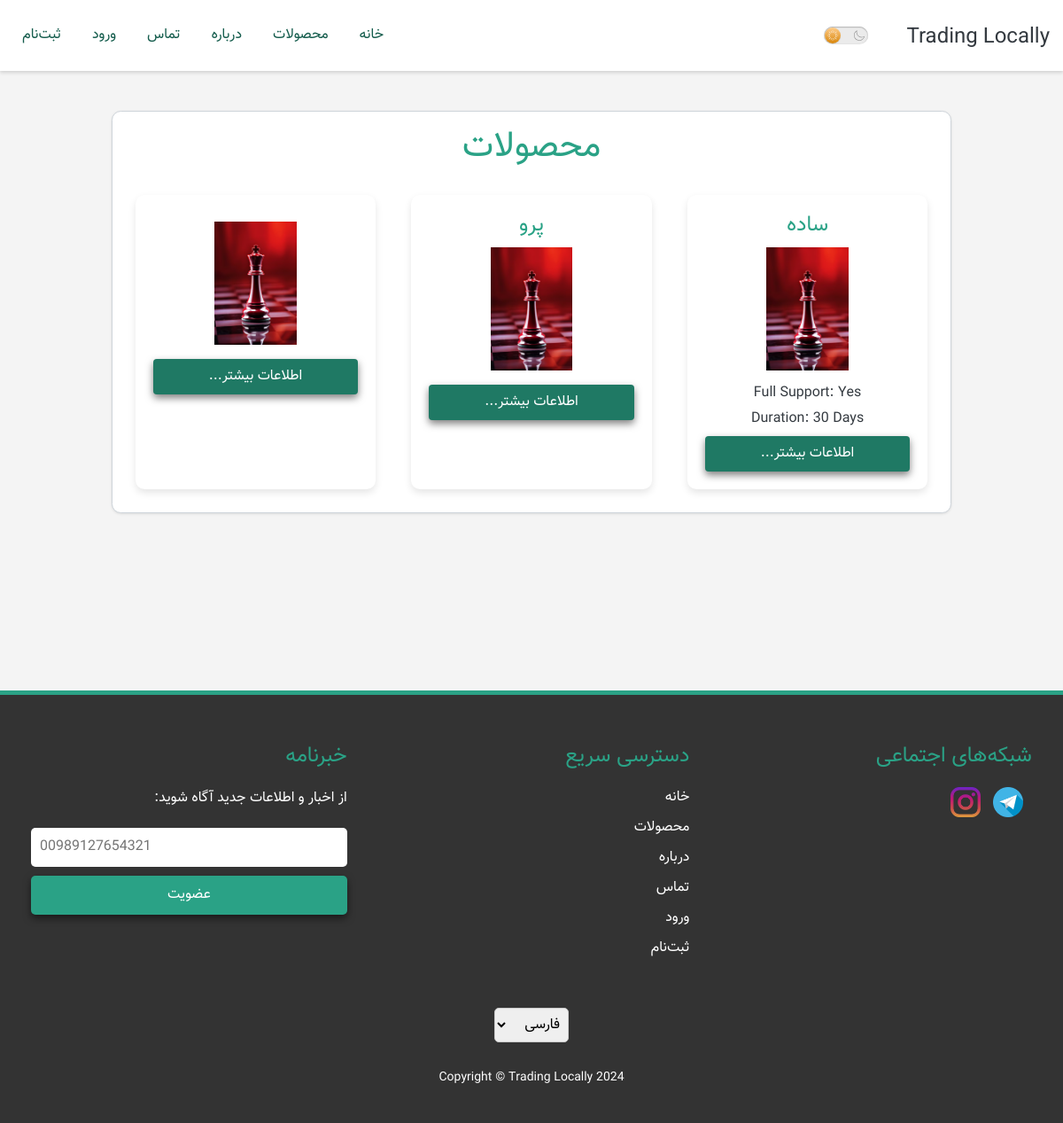
Screenshot of /products/ with the database file from the repository.
### licenses/models.py (models this page shows, shortened)
class Product(models.Model):
	name = models.CharField(max_length=255)
	persian_name = models.CharField(max_length=255, default='')
	executable = models.FileField(upload_to='executables/', null=True, blank=True)
	price = models.IntegerField()
	payment_link = models.URLField(max_length=200)
	description = CKEditor5Field('Text', config_name='extends')
	image = models.ImageField(upload_to='images/', default='images/default.jpg')
	features = JSONField(default=dict)  # Newly added field for features

### licenses/views.py (the view)
# urls.py: path('products/', views.product_list, name='product_list'),
def product_list(request):
	products = Product.objects.all()
	return render(request, 'product_list.html', {'products': products, 'active_page': 'product_list'})

### licenses/midw.py (called while the page is built)
    def process_request(self, request):
        if 'HTTP_ACCEPT_LANGUAGE' in request.META:
            del request.META['HTTP_ACCEPT_LANGUAGE']

### licenses/templates/product_list.html (shortened to what this page needs)
{% extends "base.html" %}
{% load i18n %}
{% block content %}
    <div class="card animate-on-scroll">
        <div class="block-heading">
            <h2 class="section-title" style="text-align: center;">{% blocktrans %}Products{% endblocktrans %}</h2>
        </div>
       <div class="products-container">
            {% for product in products %}
            <div class="product-card animate-on-scroll">
                <div class="heading">
                    <h3>{{ product.persian_name }}</h3>
                </div>
                <img src="{{ product.image.url }}" alt="{{ product.name }}" style="width: 40%;">
                <div class="features">
                    {% for key, value in product.features.items %}
                        <h4><span class="feature">{{ key }}:&nbsp;</span><span>{{ value }}</span></h4>
                    {% endfor %}
                </div>
                <a href="{% url 'product_detail' product.id %}" class="btn d-block w-100" type="button">{% trans "More..." %}</a>
            </div>
            {% endfor %}
        </div>
      </div>
{% endblock %}

### licenses/templates/base.html (shortened to what this page needs)
<!DOCTYPE html>
<html lang="{% if request.LANGUAGE_CODE == 'en' %}en{% else %}fa{% endif %}">
<head>
    {% load i18n %}
    {% load static %}
    <link rel="stylesheet" href="{% static 'assets/bootstrap/css/bootstrap.min.css' %}">
    <link rel="stylesheet" href="{% static 'assets/css/Montserrat.css' %}">
    <link rel="stylesheet" href="{% static 'assets/fonts/simple-line-icons.min.css' %}">
    <link rel="stylesheet" href="https://cdnjs.cloudflare.com/ajax/libs/baguettebox.js/1.11.1/baguetteBox.min.css">
    <link rel="stylesheet" href="{% static 'assets/css/vanilla-zoom.min.css' %}">
    {% if request.LANGUAGE_CODE == 'fa' %}
        <link rel="stylesheet" href="{% static 'styles_rtl.css' %}">
    {% else %}
        <link rel="stylesheet" href="{% static 'styles.css' %}">
    {% endif %}
</head>
{% include 'header.html' %}
<body>
    <div class="container">
        <div class="row">
			{% if user.is_authenticated %}
				<main class="col-md-9 ms-sm-auto col-lg-10 px-md-4">
			{% else %}
				<main>
			{% endif %}
                <div class="content">
                    {% block content %}{% endblock %}
                </div>
				</main>
     </div>
    </div>
<footer class="custom-footer">
    <div class="footer-container">
        <div class="footer-column">
            <h4>{% trans "Social Media" %}</h4>
            <div class="social-media">
                <a href="https://t.me/tradinglocally_support" target="_blank"><img src="{% static 'assets/img/telegram-icon.png' %}" alt="Telegram"></a>
                <a href="https://instagram.com/trading_locally" target="_blank"><img src="{% static 'assets/img/instagram-icon.png' %}" alt="Instagram"></a>
            </div>
        </div>
        <div class="footer-column">
            <h4>{% trans "Quick Links" %}</h4>
            <ul class="footer-links">
                <li><a href="{% url 'home' %}">{% trans "Home Page" %}</a></li>
                <li><a href="{% url 'product_list' %}">{% trans "Products" %}</a></li>
                <li><a href="{% url 'about' %}">{% trans "About" %}</a></li>
                <li><a href="{% url 'contact' %}">{% trans "Contact" %}</a></li>
                {% if user.is_authenticated %}
                    {% if user.is_superuser %}
                        <li><a href="{% url 'admin_panel' %}">{% trans "Panel" %}</a></li>
                    {% else %}
                        <li><a href="{% url 'customer_panel' %}">{% trans "Profile" %}</a></li>
                    {% endif %}
                    <li><a href="{% url 'logout' %}">{% trans "Logout" %}</a></li>
                {% else %}
                    <li><a href="{% url 'login' %}">{% trans "Login" %}</a></li>
                    <li><a href="{% url 'register' %}">{% trans "Register" %}</a></li>
                {% endif %}
            </ul>
        </div>
        <div class="footer-column">
            <h4>{% trans "Newsletter" %}</h4>
            <div class="newsletter-signup">
                <p>{% trans "Subscribe to our newsletter:" %}</p>
                <form action="{% url 'subscribe' %}" method="post">
                    <input type="text" name="phone" placeholder="00989127654321" required>
                    <button type="submit" class="btn">{% trans "Subscribe" %}</button>
                </form>
            </div>
        </div>
    </div>
    <div class="footer-bottom">
        <div class="language-switcher">
            <form action="/set_language" method="get">
                <select id="language-select" name="language" onchange="this.form.submit()">
                    <option value="fa" {% if request.LANGUAGE_CODE == 'fa' %}selected{% endif %}>{% trans "فارسی" %}</option>
                </select>
            </form>
        </div>
        <span>Copyright © Trading Locally 2024</span>
    </div>
</footer>
</body>
</html>

### licenses/templates/header.html (shortened to what this page needs)
{% load i18n %}
{% load static %}
 {% if request.LANGUAGE_CODE == 'fa' %}
        <link rel="stylesheet" href="{% static 'styles_rtl.css' %}">
    {% else %}
        <link rel="stylesheet" href="{% static 'styles.css' %}">
    {% endif %}
<header class="custom-header">
    <div class="custom-header-container">
        <nav class="custom-navbar">
            <a class="custom-navbar-brand" href="{% url 'home' %}">Trading Locally</a>
		<label for="darkmode-toggle" class="switch-label" style="left: 220px; top: 30px; position: fixed;">
		</label>
            <div class="custom-navbar-collapse">
                <ul class="custom-navbar-nav">
                    <li class="custom-nav-item"><a class="custom-nav-link" href="{% url 'home' %}">{% blocktrans %}Home Page{% endblocktrans %}</a></li>
                    <li class="custom-nav-item"><a class="custom-nav-link" href="{% url 'product_list' %}">{% blocktrans %}Products{% endblocktrans %}</a></li>
                    <li class="custom-nav-item"><a class="custom-nav-link" href="{% url 'about' %}">{% blocktrans %}About{% endblocktrans %}</a></li>
                    <li class="custom-nav-item"><a class="custom-nav-link" href="{% url 'contact' %}">{% blocktrans %}Contact{% endblocktrans %}</a></li>
                    {% if user.is_authenticated %}
                        {% if user.is_superuser %}
                            <li class="custom-nav-item"><a class="custom-nav-link" href="{% url 'admin_panel' %}">{% blocktrans %}Panel{% endblocktrans %}</a></li>
                        {% else %}
                            <li class="custom-nav-item"><a class="custom-nav-link" href="{% url 'customer_panel' %}">{% blocktrans %}Profile{% endblocktrans %}</a></li>
                        {% endif %}
                        <li class="custom-nav-item"><a class="custom-nav-link" href="{% url 'logout' %}">{% blocktrans %}Logout{% endblocktrans %}</a></li>
                    {% else %}
                        <li class="custom-nav-item"><a class="custom-nav-link" href="{% url 'login' %}">{% blocktrans %}Login{% endblocktrans %}</a></li>
                        <li class="custom-nav-item"><a class="custom-nav-link" href="{% url 'register' %}">{% blocktrans %}Register{% endblocktrans %}</a></li>
                    {% endif %}
                </ul>
            </div>
        </nav>
    </div>
</header>

### rows the page displays
Product: persian_name "ساده", image (picture), features "Full Support" "Duration", features "Yes" "30 Days"
Product: persian_name "پرو", image (picture)
Product: image (picture)
